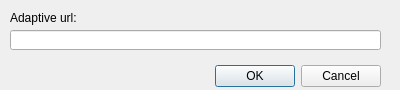
<?xml version="1.0" encoding="UTF-8"?>
<ui version="4.0">
 <class>SettingsDialog</class>
 <widget class="QDialog" name="SettingsDialog">
  <property name="geometry">
   <rect>
    <x>0</x>
    <y>0</y>
    <width>400</width>
    <height>90</height>
   </rect>
  </property>
  <property name="windowTitle">
   <string>Settings</string>
  </property>
  <widget class="QDialogButtonBox" name="buttonBox">
   <property name="geometry">
    <rect>
     <x>40</x>
     <y>60</y>
     <width>341</width>
     <height>32</height>
    </rect>
   </property>
   <property name="orientation">
    <enum>Qt::Horizontal</enum>
   </property>
   <property name="standardButtons">
    <set>QDialogButtonBox::Cancel|QDialogButtonBox::Ok</set>
   </property>
  </widget>
  <widget class="QLineEdit" name="lineEdit">
   <property name="geometry">
    <rect>
     <x>10</x>
     <y>30</y>
     <width>371</width>
     <height>20</height>
    </rect>
   </property>
  </widget>
  <widget class="QLabel" name="label">
   <property name="geometry">
    <rect>
     <x>10</x>
     <y>10</y>
     <width>71</width>
     <height>16</height>
    </rect>
   </property>
   <property name="text">
    <string>Adaptive url:</string>
   </property>
  </widget>
 </widget>
 <resources/>
 <connections>
  <connection>
   <sender>buttonBox</sender>
   <signal>accepted()</signal>
   <receiver>SettingsDialog</receiver>
   <slot>accept()</slot>
   <hints>
    <hint type="sourcelabel">
     <x>248</x>
     <y>254</y>
    </hint>
    <hint type="destinationlabel">
     <x>157</x>
     <y>274</y>
    </hint>
   </hints>
  </connection>
  <connection>
   <sender>buttonBox</sender>
   <signal>rejected()</signal>
   <receiver>SettingsDialog</receiver>
   <slot>reject()</slot>
   <hints>
    <hint type="sourcelabel">
     <x>316</x>
     <y>260</y>
    </hint>
    <hint type="destinationlabel">
     <x>286</x>
     <y>274</y>
    </hint>
   </hints>
  </connection>
 </connections>
</ui>
